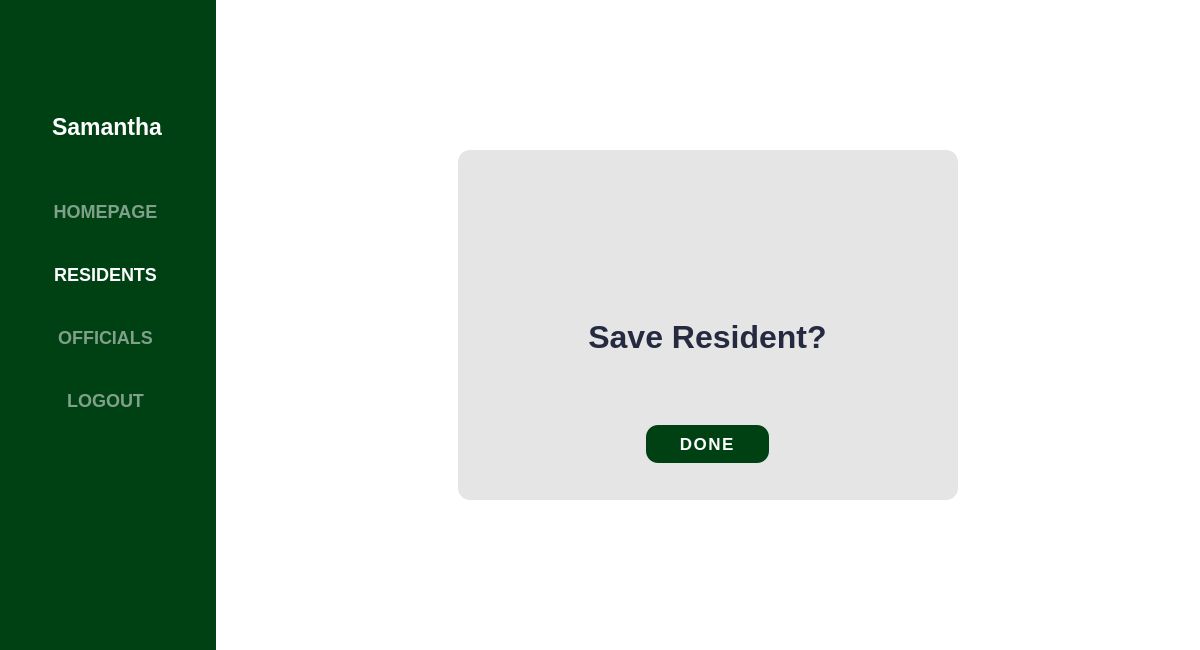
<?xml version="1.0" encoding="UTF-8"?>
<ui version="4.0">
 <class>LogIn</class>
 <widget class="QMainWindow" name="LogIn">
  <property name="geometry">
   <rect>
    <x>0</x>
    <y>0</y>
    <width>1200</width>
    <height>650</height>
   </rect>
  </property>
  <property name="minimumSize">
   <size>
    <width>1200</width>
    <height>650</height>
   </size>
  </property>
  <property name="maximumSize">
   <size>
    <width>16777215</width>
    <height>16777215</height>
   </size>
  </property>
  <property name="windowTitle">
   <string>MainWindow</string>
  </property>
  <property name="styleSheet">
   <string notr="true"/>
  </property>
  <widget class="QWidget" name="centralwidget">
   <property name="minimumSize">
    <size>
     <width>1200</width>
     <height>650</height>
    </size>
   </property>
   <property name="maximumSize">
    <size>
     <width>16777215</width>
     <height>16777215</height>
    </size>
   </property>
   <property name="styleSheet">
    <string notr="true">background-color: rgb(0, 65, 19);</string>
   </property>
   <layout class="QHBoxLayout" name="horizontalLayout_5">
    <property name="leftMargin">
     <number>0</number>
    </property>
    <property name="topMargin">
     <number>0</number>
    </property>
    <property name="rightMargin">
     <number>0</number>
    </property>
    <property name="bottomMargin">
     <number>0</number>
    </property>
    <item>
     <widget class="QFrame" name="menu_container">
      <property name="minimumSize">
       <size>
        <width>201</width>
        <height>617</height>
       </size>
      </property>
      <property name="maximumSize">
       <size>
        <width>210</width>
        <height>16777215</height>
       </size>
      </property>
      <property name="styleSheet">
       <string notr="true">border: none;</string>
      </property>
      <property name="frameShape">
       <enum>QFrame::StyledPanel</enum>
      </property>
      <property name="frameShadow">
       <enum>QFrame::Raised</enum>
      </property>
      <layout class="QVBoxLayout" name="verticalLayout">
       <item>
        <widget class="QFrame" name="frame_3">
         <property name="minimumSize">
          <size>
           <width>196</width>
           <height>151</height>
          </size>
         </property>
         <property name="maximumSize">
          <size>
           <width>16777215</width>
           <height>151</height>
          </size>
         </property>
         <property name="layoutDirection">
          <enum>Qt::LeftToRight</enum>
         </property>
         <property name="frameShape">
          <enum>QFrame::StyledPanel</enum>
         </property>
         <property name="frameShadow">
          <enum>QFrame::Raised</enum>
         </property>
         <layout class="QVBoxLayout" name="verticalLayout_2">
          <item>
           <widget class="QFrame" name="frame">
            <property name="minimumSize">
             <size>
              <width>0</width>
              <height>80</height>
             </size>
            </property>
            <property name="frameShape">
             <enum>QFrame::StyledPanel</enum>
            </property>
            <property name="frameShadow">
             <enum>QFrame::Raised</enum>
            </property>
            <layout class="QHBoxLayout" name="horizontalLayout_2">
             <item>
              <widget class="QLabel" name="staff_image">
               <property name="minimumSize">
                <size>
                 <width>60</width>
                 <height>60</height>
                </size>
               </property>
               <property name="maximumSize">
                <size>
                 <width>80</width>
                 <height>80</height>
                </size>
               </property>
               <property name="layoutDirection">
                <enum>Qt::LeftToRight</enum>
               </property>
               <property name="text">
                <string/>
               </property>
               <property name="pixmap">
                <pixmap>../images&amp;icon/user.png</pixmap>
               </property>
               <property name="scaledContents">
                <bool>true</bool>
               </property>
              </widget>
             </item>
            </layout>
           </widget>
          </item>
          <item>
           <widget class="QLabel" name="staff_username">
            <property name="font">
             <font>
              <pointsize>17</pointsize>
              <bold>true</bold>
             </font>
            </property>
            <property name="styleSheet">
             <string notr="true">color: white;</string>
            </property>
            <property name="text">
             <string>&lt;html&gt;&lt;head/&gt;&lt;body&gt;&lt;p align=&quot;center&quot;&gt;Samantha&lt;/p&gt;&lt;/body&gt;&lt;/html&gt;</string>
            </property>
           </widget>
          </item>
         </layout>
        </widget>
       </item>
       <item>
        <widget class="QFrame" name="frame_4">
         <property name="styleSheet">
          <string notr="true">QPushButton{
color: rgb(128, 160, 137);
font-size: 18px;
font-weight: bold;
text-align: center;
cursor: pointer;
}

QPushButton:hover{
color: white;
}</string>
         </property>
         <property name="frameShape">
          <enum>QFrame::StyledPanel</enum>
         </property>
         <property name="frameShadow">
          <enum>QFrame::Raised</enum>
         </property>
         <layout class="QVBoxLayout" name="verticalLayout_3">
          <property name="bottomMargin">
           <number>200</number>
          </property>
          <item>
           <widget class="QPushButton" name="homepage_button">
            <property name="minimumSize">
             <size>
              <width>175</width>
              <height>41</height>
             </size>
            </property>
            <property name="cursor">
             <cursorShape>PointingHandCursor</cursorShape>
            </property>
            <property name="styleSheet">
             <string notr="true"/>
            </property>
            <property name="text">
             <string>HOMEPAGE</string>
            </property>
           </widget>
          </item>
          <item>
           <widget class="QPushButton" name="resident_button">
            <property name="minimumSize">
             <size>
              <width>175</width>
              <height>41</height>
             </size>
            </property>
            <property name="cursor">
             <cursorShape>PointingHandCursor</cursorShape>
            </property>
            <property name="styleSheet">
             <string notr="true">color: white;</string>
            </property>
            <property name="text">
             <string>RESIDENTS</string>
            </property>
           </widget>
          </item>
          <item>
           <widget class="QPushButton" name="official_button">
            <property name="minimumSize">
             <size>
              <width>175</width>
              <height>41</height>
             </size>
            </property>
            <property name="cursor">
             <cursorShape>PointingHandCursor</cursorShape>
            </property>
            <property name="text">
             <string>OFFICIALS</string>
            </property>
           </widget>
          </item>
          <item>
           <widget class="QPushButton" name="logout_button">
            <property name="minimumSize">
             <size>
              <width>175</width>
              <height>41</height>
             </size>
            </property>
            <property name="cursor">
             <cursorShape>PointingHandCursor</cursorShape>
            </property>
            <property name="styleSheet">
             <string notr="true"/>
            </property>
            <property name="text">
             <string>LOGOUT</string>
            </property>
           </widget>
          </item>
         </layout>
        </widget>
       </item>
      </layout>
     </widget>
    </item>
    <item>
     <widget class="QWidget" name="main_content" native="true">
      <property name="minimumSize">
       <size>
        <width>921</width>
        <height>631</height>
       </size>
      </property>
      <property name="maximumSize">
       <size>
        <width>1111111</width>
        <height>1111111</height>
       </size>
      </property>
      <property name="font">
       <font>
        <pointsize>12</pointsize>
       </font>
      </property>
      <property name="styleSheet">
       <string notr="true">#main_content{
background-color: white;
}

</string>
      </property>
      <layout class="QHBoxLayout" name="horizontalLayout">
       <item>
        <widget class="QFrame" name="frame_2">
         <property name="minimumSize">
          <size>
           <width>500</width>
           <height>350</height>
          </size>
         </property>
         <property name="maximumSize">
          <size>
           <width>500</width>
           <height>350</height>
          </size>
         </property>
         <property name="styleSheet">
          <string notr="true">background-color: rgb(229, 229, 229);
border-radius: 12px;
</string>
         </property>
         <property name="frameShape">
          <enum>QFrame::StyledPanel</enum>
         </property>
         <property name="frameShadow">
          <enum>QFrame::Raised</enum>
         </property>
         <layout class="QVBoxLayout" name="verticalLayout_4">
          <item>
           <widget class="QFrame" name="frame_5">
            <property name="styleSheet">
             <string notr="true">border: none;</string>
            </property>
            <property name="frameShape">
             <enum>QFrame::StyledPanel</enum>
            </property>
            <property name="frameShadow">
             <enum>QFrame::Raised</enum>
            </property>
            <layout class="QHBoxLayout" name="horizontalLayout_3">
             <item>
              <widget class="QLabel" name="label">
               <property name="minimumSize">
                <size>
                 <width>115</width>
                 <height>100</height>
                </size>
               </property>
               <property name="maximumSize">
                <size>
                 <width>115</width>
                 <height>100</height>
                </size>
               </property>
               <property name="text">
                <string/>
               </property>
               <property name="pixmap">
                <pixmap>../images&amp;icon/check.png</pixmap>
               </property>
               <property name="scaledContents">
                <bool>true</bool>
               </property>
              </widget>
             </item>
            </layout>
           </widget>
          </item>
          <item>
           <widget class="QFrame" name="frame_6">
            <property name="styleSheet">
             <string notr="true">border: none;</string>
            </property>
            <property name="frameShape">
             <enum>QFrame::StyledPanel</enum>
            </property>
            <property name="frameShadow">
             <enum>QFrame::Raised</enum>
            </property>
            <layout class="QHBoxLayout" name="horizontalLayout_4">
             <item>
              <widget class="QLabel" name="label_2">
               <property name="minimumSize">
                <size>
                 <width>331</width>
                 <height>91</height>
                </size>
               </property>
               <property name="maximumSize">
                <size>
                 <width>331</width>
                 <height>91</height>
                </size>
               </property>
               <property name="font">
                <font>
                 <pointsize>24</pointsize>
                 <bold>true</bold>
                </font>
               </property>
               <property name="styleSheet">
                <string notr="true">color: rgb(38, 42, 65);</string>
               </property>
               <property name="text">
                <string>&lt;html&gt;&lt;head/&gt;&lt;body&gt;&lt;p align=&quot;center&quot;&gt;Save Resident?&lt;/p&gt;&lt;/body&gt;&lt;/html&gt;</string>
               </property>
              </widget>
             </item>
            </layout>
           </widget>
          </item>
          <item>
           <widget class="QFrame" name="frame_7">
            <property name="styleSheet">
             <string notr="true">border: none;</string>
            </property>
            <property name="frameShape">
             <enum>QFrame::StyledPanel</enum>
            </property>
            <property name="frameShadow">
             <enum>QFrame::Raised</enum>
            </property>
            <layout class="QHBoxLayout" name="horizontalLayout_6">
             <property name="leftMargin">
              <number>50</number>
             </property>
             <property name="rightMargin">
              <number>50</number>
             </property>
             <item>
              <widget class="QPushButton" name="done_button">
               <property name="maximumSize">
                <size>
                 <width>123</width>
                 <height>38</height>
                </size>
               </property>
               <property name="font">
                <font>
                 <pointsize>13</pointsize>
                 <bold>true</bold>
                </font>
               </property>
               <property name="cursor">
                <cursorShape>PointingHandCursor</cursorShape>
               </property>
               <property name="styleSheet">
                <string notr="true">#done_button{
letter-spacing: 1.5px;
background-color: rgb(0, 65, 19);
color: white;
}

#done_button:hover{
background-color: white;
border: 4px solid  rgb(0, 65, 19);
color: rgb(0, 65, 19);
letter-spacing: 1.5px;
}
</string>
               </property>
               <property name="text">
                <string>DONE</string>
               </property>
              </widget>
             </item>
            </layout>
           </widget>
          </item>
         </layout>
        </widget>
       </item>
      </layout>
     </widget>
    </item>
   </layout>
  </widget>
 </widget>
 <resources/>
 <connections/>
</ui>
